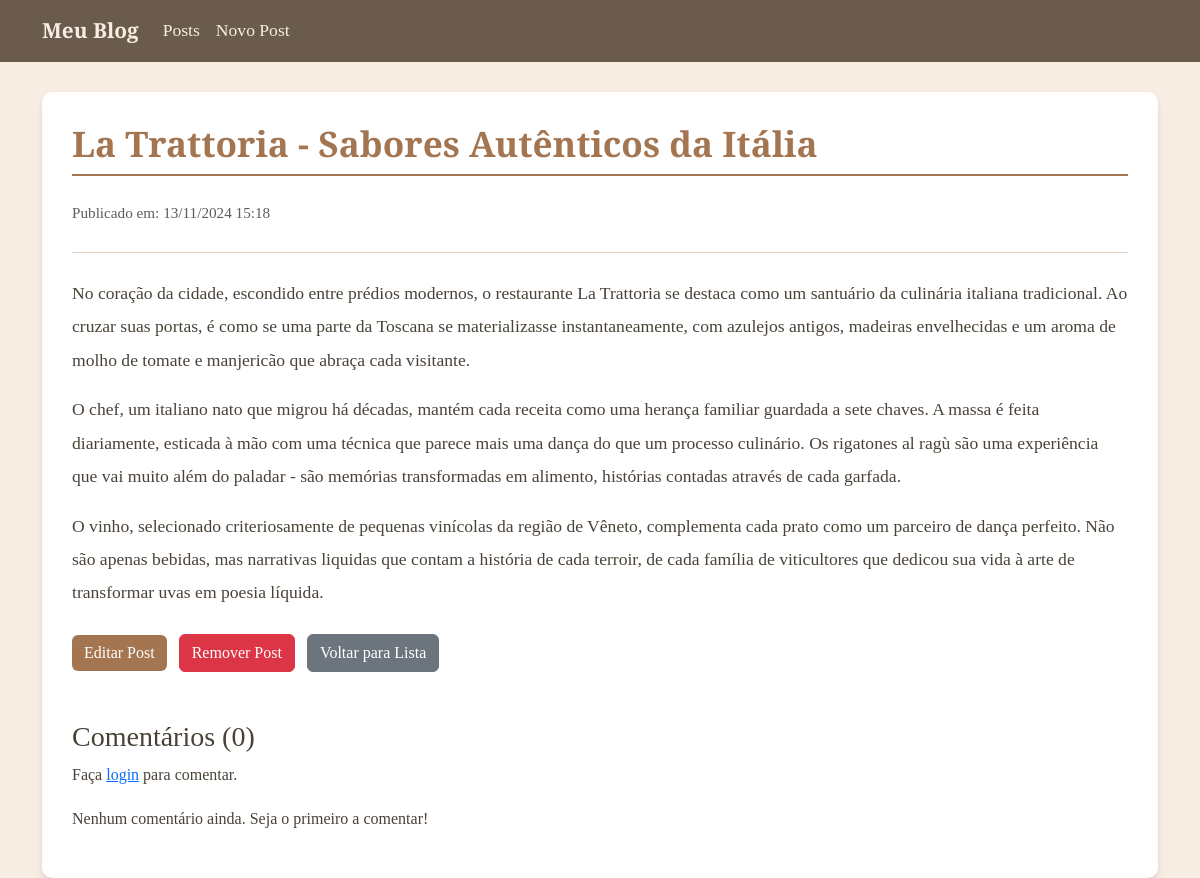
The app's page /post/8/, older data.
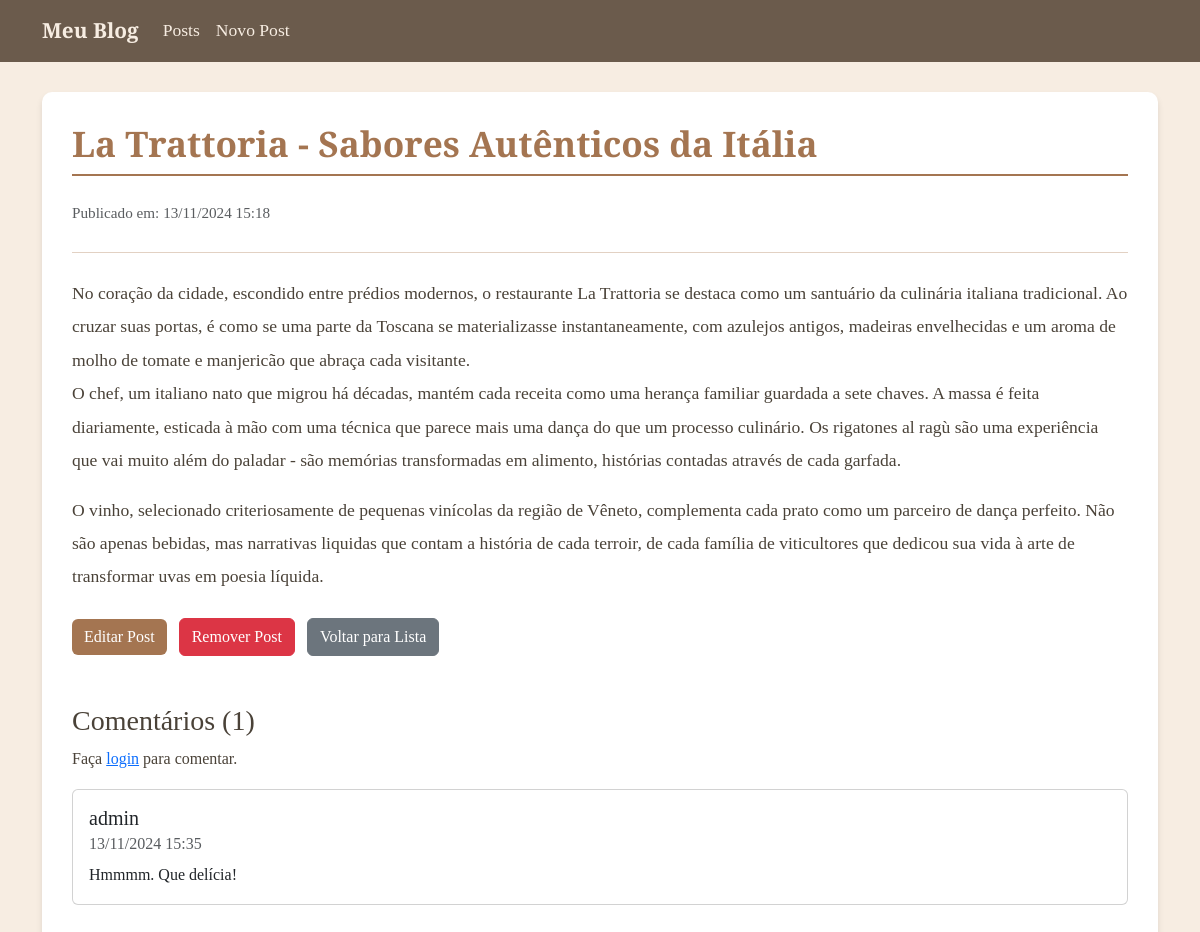
The same page, newer data.
### blog/models.py (models this page shows, shortened)
class Post(models.Model):
    titulo = models.CharField(max_length=200)
    conteudo = models.TextField()
    data_postagem = models.DateTimeField(auto_now_add=True)
    class Meta:
        ordering = ['-data_postagem']

class Comment(models.Model):
    post = models.ForeignKey('Post', on_delete=models.CASCADE, related_name='comentarios')
    autor = models.ForeignKey(User, on_delete=models.CASCADE)
    texto = models.TextField()
    data_postagem = models.DateTimeField(auto_now_add=True)
    class Meta:
        ordering = ['-data_postagem']

### blog/views.py (the view)
# urls.py: path('post/<int:pk>/', DetalhePostView.as_view(), name='detalhe_post'),
class DetalhePostView(DetailView):
    model = Post
    template_name = 'blog/detalhe_post.html'
    context_object_name = 'post'
    def get_context_data(self, **kwargs):
        context = super().get_context_data(**kwargs)
        context['comentarios'] = self.object.comentarios.all()
        return context
    def post(self, request, *args, **kwargs):
        self.object = self.get_object()
        if not request.user.is_authenticated:
            messages.error(request, 'Você precisa estar logado para comentar.')
            return self.get(request, *args, **kwargs)
        texto = request.POST.get('texto')
        if texto:
            Comment.objects.create(
                post=self.object,
                autor=request.user,
                texto=texto
            )
            messages.success(request, 'Comentário adicionado com sucesso!')
        else:
            messages.error(request, 'O comentário não pode estar vazio.')
        return self.get(request, *args, **kwargs)

### templates/blog/detalhe_post.html (shortened to what this page needs)
{% extends 'base/base.html' %}
{% load django_bootstrap5 %}
{% block conteudo %}
    <div class="blog-post-detail">
        <h1 class="blog-title mb-4">{{ post.titulo }}</h1>
        <div class="post-meta mb-4">
            <p class="text-muted">
                Publicado em: {{ post.data_postagem|date:"d/m/Y H:i" }}
            </p>
        </div>
        <div class="post-content">
            {{ post.conteudo|linebreaks }}
        </div>
        <div class="post-actions mt-4">
            <a href="{% url 'editar_post' post.pk %}" class="btn btn-vintage me-2">
                Editar Post
            </a>
            <a href="{% url 'remover_post' post.pk %}" class="btn btn-danger">
                Remover Post
            </a>
            <a href="{% url 'lista_posts' %}" class="btn btn-secondary ms-2">
                Voltar para Lista
            </a>
        </div>
        <div class="comentarios mt-5">
            <h3>Comentários ({{ comentarios.count }})</h3>
            {% if user.is_authenticated %}
            <form method="post" class="mb-4">
                {% csrf_token %}
                <div class="form-group">
                    <textarea name="texto" class="form-control" rows="3" placeholder="Deixe seu comentário"></textarea>
                </div>
                <button type="submit" class="btn btn-vintage mt-2">Enviar Comentário</button>
            </form>
            {% else %}
            <p>Faça <a href="{% url 'login' %}">login</a> para comentar.</p>
            {% endif %}
            {% for comentario in comentarios %}
                <div class="comentario card mb-3">
                    <div class="card-body">
                        <h5 class="card-title">{{ comentario.autor.username }}</h5>
                        <h6 class="card-subtitle mb-2 text-muted">
                            {{ comentario.data_postagem|date:"d/m/Y H:i" }}
                        </h6>
                        <p class="card-text">{{ comentario.texto }}</p>
                    </div>
                </div>
            {% empty %}
                <p>Nenhum comentário ainda. Seja o primeiro a comentar!</p>
            {% endfor %}
        </div>
    </div>
{% endblock %}

Row changes from the older to the newer data that the page shows:
changed Post "La Trattoria - Sabores Autênticos da Itália": count "0" → "1"
added Comment: autor.username "admin", data_postagem "13/11/2024 15:35", texto "Hmmmm. Que delícia!"
Text that changed along with them:
text no longer shown: "Nenhum comentário ainda. Seja o primeiro a comentar!"
